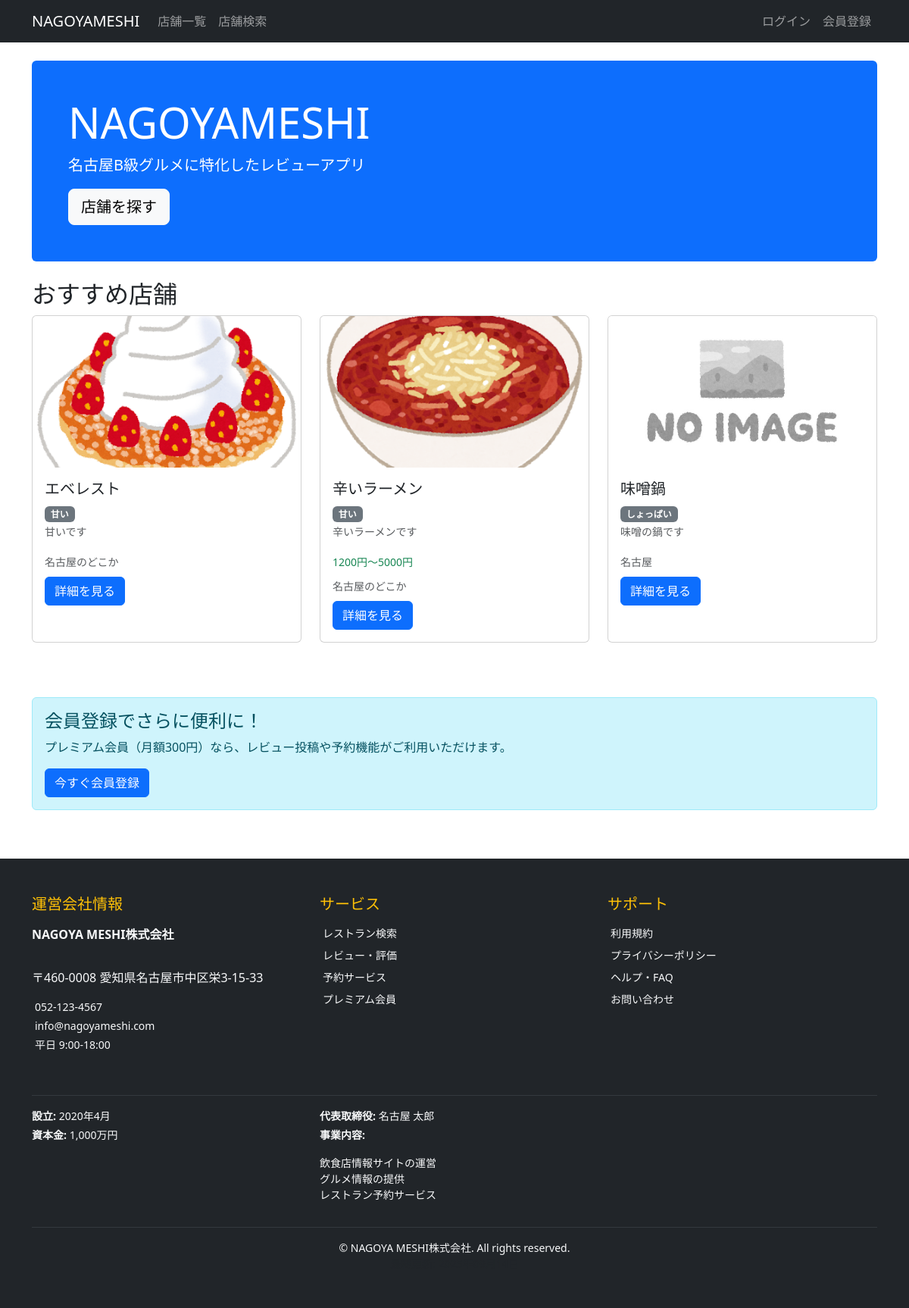
Before: / with the older database file.
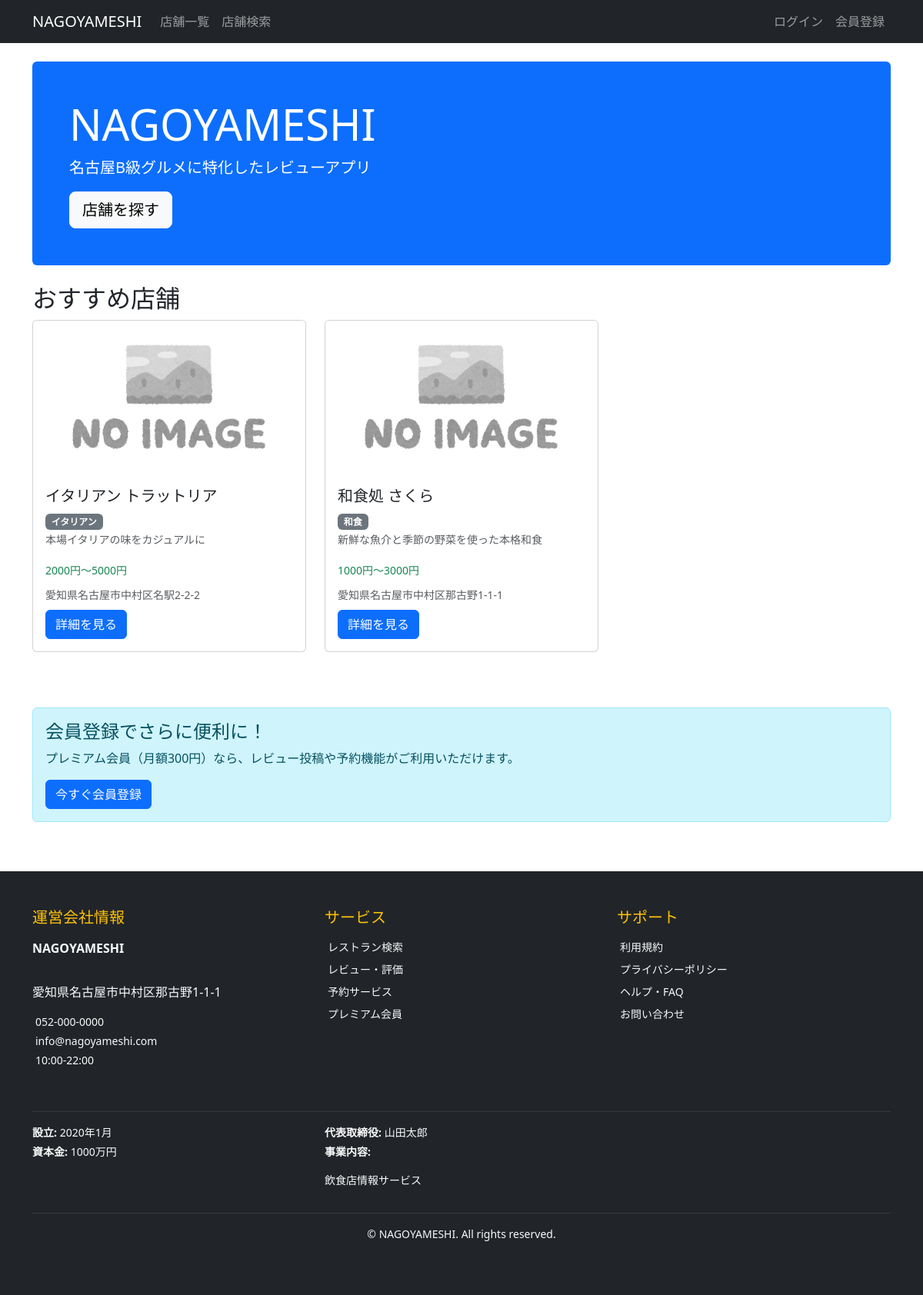
After: the same page with the newer database file.
### restaurants/models.py (models this page shows, shortened)
class Restaurant(models.Model):
    name = models.CharField('店舗名', max_length=100)
    description = models.TextField('説明', blank=True)
    category = models.ForeignKey(Category, verbose_name='カテゴリ', on_delete=models.PROTECT)
    postal_code = models.CharField('郵便番号', max_length=8, blank=True)
    address = models.TextField('住所')
    phone_number = models.CharField('電話番号', max_length=15, blank=True)
    opening_hours = models.CharField('営業時間', max_length=100, blank=True)
    closed_days = models.CharField('定休日', max_length=100, blank=True)
    budget_min = models.PositiveIntegerField(
        '予算下限',
        validators=[MinValueValidator(0)],
        default=0,
        help_text='最低予算（円）'
    )
    budget_max = models.PositiveIntegerField(
        '予算上限',
        validators=[MinValueValidator(0)],
        default=5000,
        help_text='最高予算（円）'
    )
    image = models.ImageField('メイン画像', upload_to='restaurants/', blank=True, null=True)
    is_active = models.BooleanField('公開中', default=True)
    created_at = models.DateTimeField('作成日時', auto_now_add=True)
    updated_at = models.DateTimeField('更新日時', auto_now=True)
    class Meta:
        verbose_name = '店舗'
        verbose_name_plural = '店舗'
        ordering = ['-created_at']

### categories/models.py (models this page shows, shortened)
class Category(models.Model):
    name = models.CharField('カテゴリ名', max_length=50, unique=True)
    description = models.TextField('説明', blank=True)
    created_at = models.DateTimeField('作成日時', auto_now_add=True)
    updated_at = models.DateTimeField('更新日時', auto_now=True)
    class Meta:
        verbose_name = 'カテゴリ'
        verbose_name_plural = 'カテゴリ'
        ordering = ['name']

### admin_panel/models.py (models this page shows, shortened)
class CompanyInfo(models.Model):
    company_name = models.CharField('会社名', max_length=100, default='NAGOYA MESHI株式会社')
    address = models.TextField('住所', default='〒460-0008 愛知県名古屋市中区栄3-15-33')
    phone = models.CharField('電話番号', max_length=20, default='052-123-4567')
    email = models.EmailField('メールアドレス', default='info@nagoyameshi.com')
    business_hours = models.CharField('営業時間', max_length=50, default='平日 9:00-18:00')
    established = models.CharField('設立', max_length=20, default='2020年4月')
    capital = models.CharField('資本金', max_length=30, default='1,000万円')
    representative = models.CharField('代表取締役', max_length=50, default='名古屋 太郎')
    business_content = models.TextField('事業内容', default='飲食店情報サイトの運営\nグルメ情報の提供\nレストラン予約サービス')
    updated_at = models.DateTimeField('更新日時', auto_now=True)
    class Meta:
        verbose_name = '運営会社情報'
        verbose_name_plural = '運営会社情報'
    @classmethod
    def get_instance(cls):
        obj, created = cls.objects.get_or_create(pk=1)
        return obj

### restaurants/views.py (the view)
# urls.py: path('', views.index, name='index'),
def index(request):
    restaurants = Restaurant.objects.filter(is_active=True).select_related('category').order_by('?')[:5]
    context = {
        'page_title': '店舗一覧',
        'restaurants': restaurants,
    }
    return render(request, 'restaurants/index.html', context)

### admin_panel/context_processors.py (called while the page is built)
def company_info(request):
    return {
        'company_info': CompanyInfo.get_instance()
    }

### restaurants/templates/restaurants/index.html (shortened to what this page needs)
{% extends 'base.html' %}
{% load static %}
{% block content %}
<div class="row">
    <div class="col-12">
        <div class="jumbotron bg-primary text-white p-5 rounded mb-4">
            <h1 class="display-4">NAGOYAMESHI</h1>
            <p class="lead">名古屋B級グルメに特化したレビューアプリ</p>
            <a class="btn btn-light btn-lg" href="{% url 'restaurants:search' %}" role="button">店舗を探す</a>
        </div>
    </div>
</div>
<div class="row">
    <div class="col-12">
        <h2>おすすめ店舗</h2>
        <div class="row">
            {% for restaurant in restaurants %}
            <div class="col-md-4 mb-4">
                <div class="card h-100">
                    {% if restaurant.image %}
                    <img src="{{ restaurant.image.url }}" alt="{{ restaurant.name }}" class="card-img-top" style="height: 200px; object-fit: cover;">
                    {% else %}
                    <img src="{% static 'images/no_image_yoko.jpg' %}" alt="No Image" class="card-img-top" style="height: 200px; object-fit: cover;">
                    {% endif %}
                    <div class="card-body">
                        <h5 class="card-title">{{ restaurant.name }}</h5>
                        <p class="card-text">
                            <span class="badge bg-secondary">{{ restaurant.category.name }}</span>
                            {% if restaurant.description %}
                                <br><small class="text-muted">{{ restaurant.description|truncatechars:50 }}</small>
                            {% endif %}
                        </p>
                        <div class="mb-2">
                            {% if restaurant.budget_min and restaurant.budget_max %}
                                <small class="text-success">
                                     {{ restaurant.budget_min }}円〜{{ restaurant.budget_max }}円
                                </small>
                            {% endif %}
                        </div>
                        <div class="mb-2">
                            <small class="text-muted">
                                 {{ restaurant.address|truncatechars:30 }}
                            </small>
                        </div>
                        <a href="{% url 'restaurants:detail' restaurant.id %}" class="btn btn-primary">詳細を見る</a>
                    </div>
                </div>
            </div>
            {% endfor %}
        </div>
    </div>
</div>
{% if not user.is_authenticated %}
<div class="row mt-5">
    <div class="col-12">
        <div class="alert alert-info">
            <h4>会員登録でさらに便利に！</h4>
            <p>プレミアム会員（月額300円）なら、レビュー投稿や予約機能がご利用いただけます。</p>
            <a href="{% url 'accounts:signup' %}" class="btn btn-primary">今すぐ会員登録</a>
        </div>
    </div>
</div>
{% endif %}
{% endblock %}

### templates/base.html (shortened to what the changed rows need)
<!DOCTYPE html>
<html lang="ja">
<head>
    <link href="https://cdn.jsdelivr.net/npm/bootstrap@5.3.0/dist/css/bootstrap.min.css" rel="stylesheet">
</head>
<body>
    <main class="container mt-4">
        {% block content %}
        {% endblock %}
    </main>
    <footer class="bg-dark text-light mt-5">
        <div class="container py-5">
            <div class="row">
                <div class="col-lg-4 mb-4">
                    <h5 class="text-warning mb-3">
                         運営会社情報
                    </h5>
                    <p class="mb-2"><strong>{{ company_info.company_name }}</strong></p>
                    <p class="small mb-1">
                        {{ company_info.address|linebreaks }}
                    </p>
                    <p class="small mb-1">
                        {{ company_info.phone }}
                    </p>
                    <p class="small mb-1">
                        {{ company_info.email }}
                    </p>
                    <p class="small">
                        {{ company_info.business_hours }}
                    </p>
                </div>
            </div>
            <div class="row">
                <div class="col-md-8">
                    <div class="row small">
                        <div class="col-sm-6">
                            <p class="mb-1">
                                <strong>設立:</strong> {{ company_info.established }}
                            </p>
                            <p class="mb-1">
                                <strong>資本金:</strong> {{ company_info.capital }}
                            </p>
                        </div>
                        <div class="col-sm-6">
                            <p class="mb-1">
                                <strong>代表取締役:</strong> {{ company_info.representative }}
                            </p>
                            <p class="mb-1">
                                <strong>事業内容:</strong>
                            </p>
                            <p class="small text-muted">{{ company_info.business_content|linebreaks }}</p>
                        </div>
                    </div>
                </div>
            </div>
            <div class="text-center">
                <p class="mb-0 small">
                    &copy; {{ "now"|date:"Y" }} {{ company_info.company_name }}. All rights reserved.
                </p>
                <p class="mb-0 small text-muted">
                </p>
            </div>
        </div>
    </footer>
</body>
</html>

Changed rows visible on the page:
removed Restaurant: image (picture), name "エベレスト", category.name "甘い", description "甘いです", address "名古屋のどこか"
removed Restaurant: image (picture), name "辛いラーメン", category.name "甘い", description "辛いラーメンです", budget_min "1200", budget_max "5000", address "名古屋のどこか"
removed Restaurant: name "味噌鍋", category.name "しょっぱい", description "味噌の鍋です", address "名古屋"
added Restaurant: name "イタリアン トラットリア", category.name "イタリアン", description "本場イタリアの味をカジュアルに", budget_min "2000", budget_max "5000", address "愛知県名古屋市中村区名駅2-2-2"
added Restaurant: name "和食処 さくら", category.name "和食", description "新鮮な魚介と季節の野菜を使った本格和食", budget_min "1000", budget_max "3000", address "愛知県名古屋市中村区那古野1-1-1"
changed CompanyInfo "info@nagoyameshi.com": company_name "NAGOYA MESHI株式会社" → "NAGOYAMESHI"; address "〒460-0008 愛知県名古屋市中区栄3-15-33" → "愛知県名古屋市中村区那古野1-1-1"; phone "052-123-4567" → "052-000-0000"; business_hours "平日 9:00-18:00" → "10:00-22:00"; established "2020年4月" → "2020年1月"; capital "1,000万円" → "1000万円"; representative "名古屋 太郎" → "山田太郎"; business_content "飲食店情報サイトの運営 グルメ情報の提供 レストラン予約サービス" → "飲食店情報サービス"
